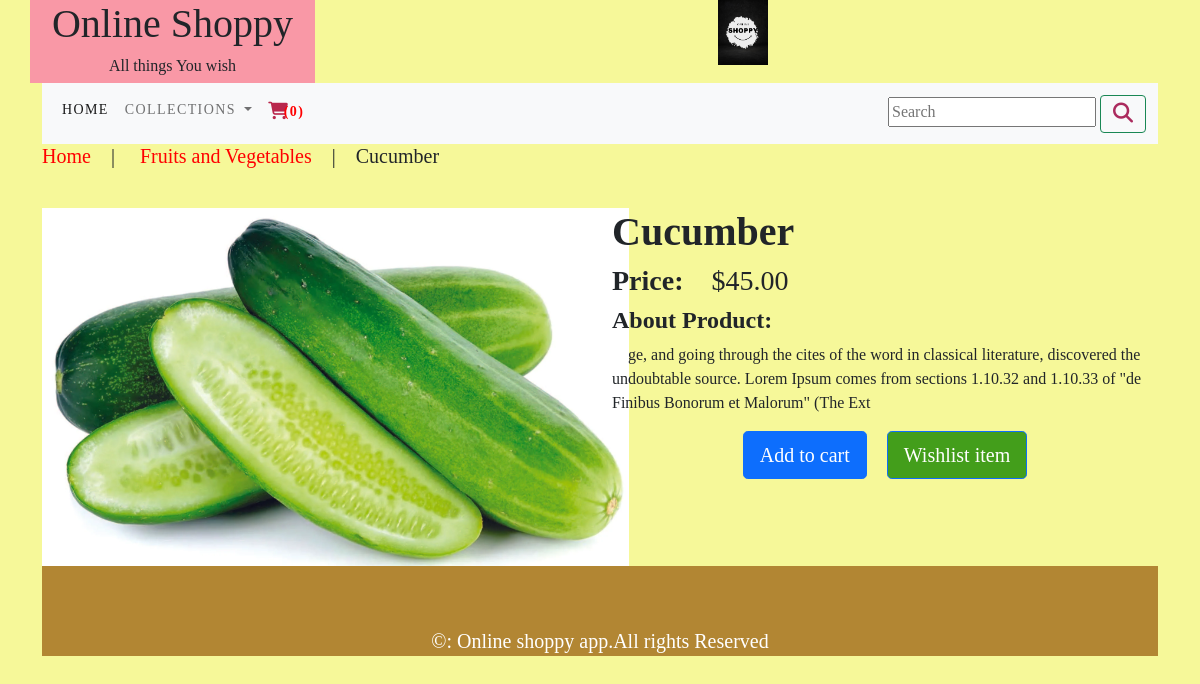
The page /shop/fruits-and-vegetables/cucumber on the database its author committed.
### shop/models.py (models this page shows, shortened)
class Product(models.Model):
    name = models.CharField(max_length=250,unique=True)
    price = models.DecimalField(max_digits=10,decimal_places=2)
    slug = models.SlugField(max_length=250, unique=True)
    desc = models.TextField(blank=True)
    category = models.ForeignKey(Category,on_delete=models.CASCADE)
    image = models.ImageField(upload_to='product', blank=True)
    stocks = models.IntegerField()
    available = models.BooleanField(default=True)
    created = models.DateTimeField(auto_now_add=True)
    updated = models.DateTimeField(auto_now_add=True)
    class Meta:
        ordering = ('name',)
        verbose_name = 'product'
        verbose_name_plural = 'products'

class Category(models.Model):
    name = models.CharField(max_length=250,unique=True)
    slug = models.SlugField(max_length=250,unique=True)
    desc = models.TextField(blank=True)
    image = models.ImageField(upload_to='category',blank=True)
    class Meta:
        ordering = ('name',)
        verbose_name = 'category'
        verbose_name_plural = 'categories'
    def get_url(self):
        return reverse('shopapp:Prod_by_cat',args=[self.slug])
    def __str__(self):
        return '{}'.format(self.name)

### shop/views.py (the view)
# urls.py: path('<slug:c_slug>/<slug:product_slug>',views.ProdDetail,name='Prod_detail'),
def ProdDetail(request,c_slug,product_slug):
    try:
        product = Product.objects.get(category__slug=c_slug,slug=product_slug)
    except Exception as e:
        raise e
    return render(request,"product.html",{'product':product})

### cartapp/context_processors.py (called while the page is built)
def counter(request):
    item_count = 0
    if 'admin' in request.path:
        return {}
    else:
        try:
            cart = Cart.objects.all().filter(cart_id=createId(request))
            cart_items = CartItem.objects.all().filter(cart=cart[:1])
            for cart_item in cart_items:
                item_count += cart_item.quantity
        except Cart.DoesNotExist:
            item_count = 0
    return dict(item_count=item_count)

### cartapp/views.py (called while the page is built)
def createId(request):
    cart = request.session.session_key
    if not cart:
        cart = request.session.create()
    return cart

### shop/context_processors.py (called while the page is built)
def menu_links(request):
    links = Category.objects.all()
    return dict(links=links)

### templates/product.html (shortened to what this page needs)
{% extends 'base.html' %}
{% load static%}
{% block content %}
<div>
    <div>
        <h5><a href="{% url 'shopapp:allprodcat' %}">Home</a>&emsp;|&emsp;
            <a href="{{product.category.get_url}}">{{product.category}}</a>&emsp;|&emsp;{{product.name}} </h5></p>
    </div>
</div>
<br>
<div class="row">
    <div class="col-md-6">
        <div>
            <center><img src="{{product.image.url}}" alt="{{product.name}}"></center>
        </div>
    </div>
    <div class="col-md-6">
        <h1><b>{{product.name}}</b></h1>
        <h3><b>Price:</b>&emsp;${{product.price}}</h3>
        <h4><b>About Product:</b></h4>
        <p>&emsp;{{product.desc}}</p>
        {% if product.stocks <= 0 %}
        <center><h3 style="color:red"><b>Out of stock</b></h3></center>
        {% else %}
        <center><a href="{% url 'cartapp:add_cart' product.id %}"><button type="button" class="btn btn-primary btn-lg">Add to cart</button></a>&emsp;
        <a href=""><button type="button" class="btn btn-primary btn-lg" style="background-color:#439E1B">Wishlist item</button></a>
        </center>
        {% endif %}
    </div>
</div>
{% endblock %}

### static/css/custom.css (style rules this page uses)
.body { font-family: 'Roboto Slab', serif; }
a { text-decoration: none; color: red; }

### rows shown on the page
Product: category "Fruits and Vegetables", name "Cucumber", image (picture), price "45.00", desc "ge, and going through the cites of the word in classical literature, discovered the undoubtable source. Lorem Ipsum comes from sections 1.10.32 and 1.10.33 of \"de Finibus Bonorum et Malorum\" (The Ext"

### other values the page prints
{{ item_count }} "0"
